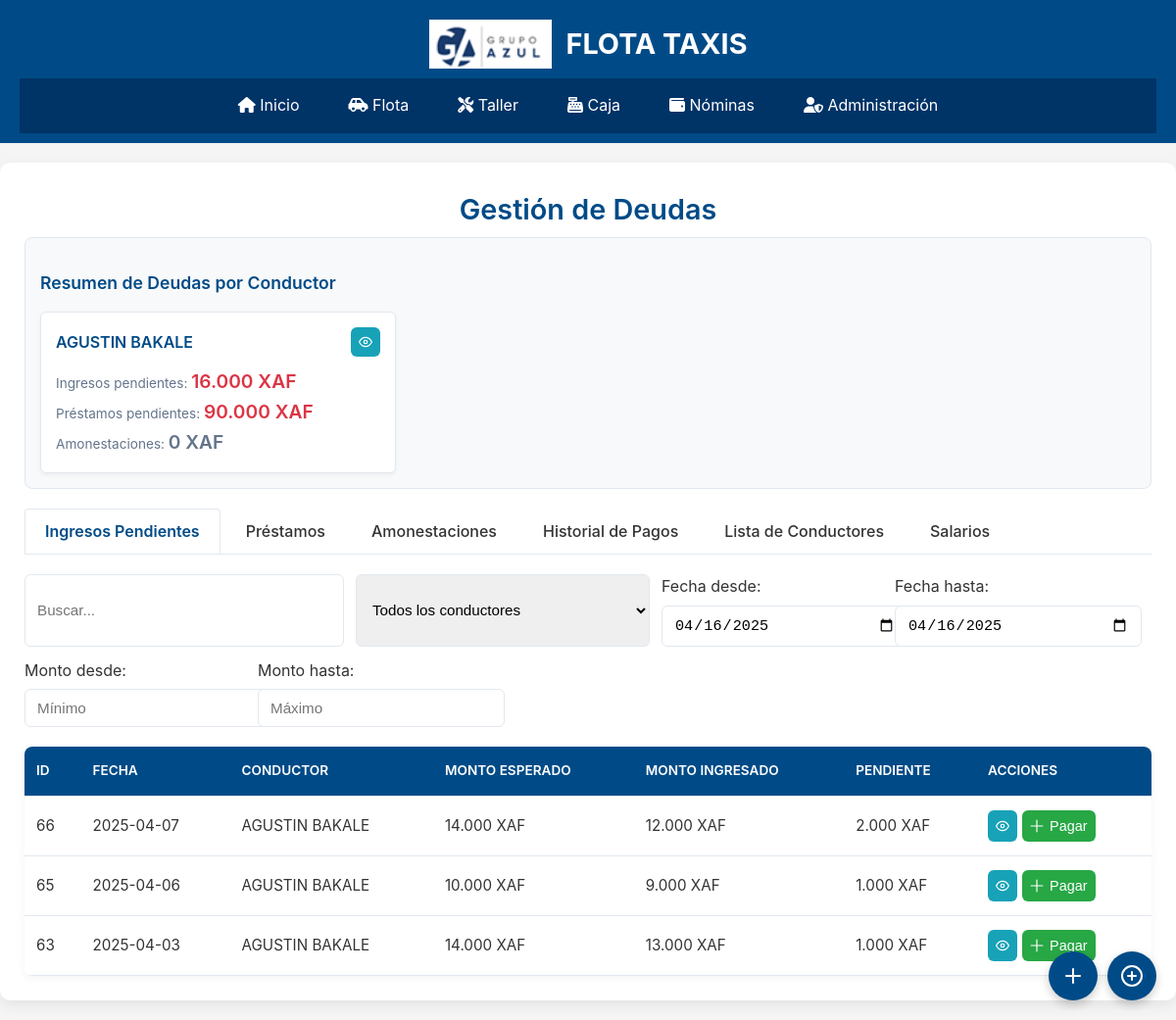
The app's page /modules/deudas/deudas.php with its own data.
### tables this page shows
CREATE TABLE `conductores` (
  `id` int(11) NOT NULL,
  `nombre` varchar(100) NOT NULL,
  `telefono` varchar(20) NOT NULL,
  `dip` varchar(20) NOT NULL,
  `vehiculo_id` int(11) DEFAULT NULL,
  `estado` enum('Activo','Inactivo') NOT NULL DEFAULT 'Activo',
  `ingreso_dia_obligatorio` int(11) NOT NULL DEFAULT 0,
  `ingreso_dia_libre` int(11) NOT NULL DEFAULT 0,
  `ingreso_obligatorio` int(11) DEFAULT NULL,
  `ingreso_libre` int(11) DEFAULT NULL,
  `imagen` varchar(255) DEFAULT NULL,
  `fecha` date DEFAULT NULL,
  `dias_por_ciclo` int(11) DEFAULT 30,
  `salario_mensual` int(11) DEFAULT NULL,
  `direccion` varchar(255) DEFAULT 'Sin dirección'
);

CREATE TABLE `ingresos` (
  `id` int(11) NOT NULL,
  `conductor_id` int(11) DEFAULT NULL,
  `fecha` date DEFAULT NULL,
  `tipo_ingreso` enum('obligatorio','libre') DEFAULT NULL,
  `monto` int(11) DEFAULT NULL,
  `monto_esperado` int(11) DEFAULT NULL,
  `monto_pendiente` int(11) DEFAULT NULL,
  `kilometros` int(11) DEFAULT NULL,
  `recorrido` int(11) DEFAULT NULL,
  `ciclo` int(11) DEFAULT NULL,
  `caja_id` int(11) DEFAULT 1,
  `monto_ingresado` decimal(10,2) NOT NULL,
  `contador_ciclo` int(11) DEFAULT 0,
  `ciclo_completado` tinyint(4) DEFAULT 0
);

### modules/deudas/deudas.php (the view, shortened to what this page needs)
<?php
include '../../layout/header.php';
require '../../config/database.php';
$resumenDeudas = $pdo->query("
    SELECT
        c.id AS conductor_id,
        c.nombre AS conductor_nombre,
        COALESCE(SUM(i.monto_pendiente), 0) AS total_pendiente,
        COALESCE(SUM(p.saldo_pendiente), 0) AS total_prestamos,
        COALESCE(SUM(CASE WHEN a.estado = 'activa' THEN a.monto ELSE 0 END), 0) AS total_amonestaciones
    FROM conductores c
    LEFT JOIN ingresos i ON c.id = i.conductor_id AND i.monto_pendiente > 0
    LEFT JOIN prestamos p ON c.id = p.conductor_id AND p.estado = 'pendiente'
    LEFT JOIN amonestaciones a ON c.id = a.conductor_id AND a.estado = 'activa'
    GROUP BY c.id, c.nombre
    HAVING total_pendiente > 0 OR total_prestamos > 0 OR total_amonestaciones > 0
")->fetchAll();
$ingresosPendientes = $pdo->query("
    SELECT i.*, c.nombre AS conductor_nombre
    FROM ingresos i
    JOIN conductores c ON i.conductor_id = c.id
    WHERE i.monto_pendiente > 0
    ORDER BY i.fecha DESC
")->fetchAll();
?>
<!DOCTYPE html>
<html lang="es">
<head>
</head>
<body>
    <div class="container">
        <h2>Gestión de Deudas</h2>
        <div class="resumen-container">
            <h3 class="resumen-title">Resumen de Deudas por Conductor</h3>
            <div class="resumen-grid">
                <?php foreach ($resumenDeudas as $resumen): ?>
                    <div class="resumen-item">
                        <div class="resumen-item-header">
                            <span class="resumen-item-title"><?= htmlspecialchars($resumen['conductor_nombre']) ?></span>
                            <button class="btn btn-ver" onclick="verDetalleConductor(<?= $resumen['conductor_id'] ?>)">
                                <svg xmlns="http://www.w3.org/2000/svg" width="14" height="14" viewBox="0 0 24 24" fill="none" stroke="currentColor" stroke-width="2" stroke-linecap="round" stroke-linejoin="round">
                                    <path d="M1 12s4-8 11-8 11 8 11 8-4 8-11 8-11-8-11-8z"></path>
                                    <circle cx="12" cy="12" r="3"></circle>
                                </svg>
                            </button>
                        </div>
                        <div class="resumen-item-details">
                            <div>Ingresos pendientes: <span class="resumen-item-value <?= $resumen['total_pendiente'] > 0 ? 'pendiente' : '' ?>">
                                <?= number_format($resumen['total_pendiente'], 0, ',', '.') ?> XAF</span></div>
                            <div>Préstamos pendientes: <span class="resumen-item-value <?= $resumen['total_prestamos'] > 0 ? 'pendiente' : '' ?>">
                                <?= number_format($resumen['total_prestamos'], 0, ',', '.') ?> XAF</span></div>
                            <div>Amonestaciones: <span class="resumen-item-value <?= $resumen['total_amonestaciones'] > 0 ? 'pendiente' : '' ?>">
                                <?= number_format($resumen['total_amonestaciones'], 0, ',', '.') ?> XAF</span></div>
                        </div>
                    </div>
                <?php endforeach; ?>
            </div>
        </div>
        <div class="tabs">
            <div class="tab active" data-tab="ingresos-pendientes">Ingresos Pendientes</div>
            <div class="tab" data-tab="prestamos">Préstamos</div>
            <div class="tab" data-tab="amonestaciones">Amonestaciones</div>
            <div class="tab" data-tab="historial">Historial de Pagos</div>
            <div class="tab" data-tab="conductores">Lista de Conductores</div>
            <div class="tab" data-tab="salarios">Salarios</div>
        </div>
        <div class="table-controls">
            <input type="text" id="searchInput" placeholder="Buscar..." class="modal__form-input">
            <select id="filterConductor" class="modal__form-input">
                <option value="">Todos los conductores</option>
            </select>
            <div class="modal__form-group">
    <label>Fecha desde:</label>
    <input type="date" id="filterFechaDesde" class="modal__form-input">
</div>
<div class="modal__form-group">
    <label>Fecha hasta:</label>
    <input type="date" id="filterFechaHasta" class="modal__form-input">
</div>
<div class="modal__form-group">
    <label>Monto desde:</label>
    <input type="number" id="filterMontoDesde" class="modal__form-input" min="0" placeholder="Mínimo">
</div>
<div class="modal__form-group">
    <label>Monto hasta:</label>
    <input type="number" id="filterMontoHasta" class="modal__form-input" min="0" placeholder="Máximo">
</div>
        </div>
        <div class="tab-content active" id="ingresos-pendientes-content">
            <div class="table-container">
                <table class="table">
                    <thead>
                        <tr>
                            <th>ID</th>
                            <th>Fecha</th>
                            <th>Conductor</th>
                            <th>Monto Esperado</th>
                            <th>Monto Ingresado</th>
                            <th>Pendiente</th>
                            <th>Acciones</th>
                        </tr>
                    </thead>
                    <tbody id="tableBodyIngresos">
                        <?php foreach ($ingresosPendientes as $ingreso): ?>
                            <tr data-conductor="<?= $ingreso['conductor_id'] ?>">
                                <td><?= $ingreso['id'] ?></td>
                                <td><?= $ingreso['fecha'] ?></td>
                                <td><?= htmlspecialchars($ingreso['conductor_nombre']) ?></td>
                                <td><?= number_format($ingreso['monto_esperado'], 0, ',', '.') ?> XAF</td>
                                <td><?= number_format($ingreso['monto_ingresado'], 0, ',', '.') ?> XAF</td>
                                <td><?= number_format($ingreso['monto_pendiente'], 0, ',', '.') ?> XAF</td>
                                <td>
                                    <div style="display: flex; gap: 5px; flex-wrap: wrap;">
                                        <button class="btn btn-ver" onclick="verIngreso(<?= $ingreso['id'] ?>)">
                                            <svg xmlns="http://www.w3.org/2000/svg" width="14" height="14" viewBox="0 0 24 24" fill="none" stroke="currentColor" stroke-width="2" stroke-linecap="round" stroke-linejoin="round">
                                                <path d="M1 12s4-8 11-8 11 8 11 8-4 8-11 8-11-8-11-8z"></path>
                                                <circle cx="12" cy="12" r="3"></circle>
                                            </svg>
                                        </button>
                                        <button class="btn btn-nuevo" onclick="abrirModalPagoIngreso(<?= $ingreso['conductor_id'] ?>, <?= $ingreso['monto_pendiente'] ?>, '<?= htmlspecialchars($ingreso['conductor_nombre']) ?>')">
                                            <svg xmlns="http://www.w3.org/2000/svg" width="14" height="14" viewBox="0 0 24 24" fill="none" stroke="currentColor" stroke-width="2" stroke-linecap="round" stroke-linejoin="round">
                                                <path d="M12 2v20M2 12h20"></path>
                                            </svg>
                                            Pagar
                                        </button>
                                    </div>
                                </td>
                            </tr>
                        <?php endforeach; ?>
                    </tbody>
                </table>
            </div>
        </div>
        <div class="action-buttons">
            <button class="action-button" onclick="abrirModalNuevoPrestamo()">
                <svg xmlns="http://www.w3.org/2000/svg" width="24" height="24" viewBox="0 0 24 24" fill="none" stroke="currentColor" stroke-width="2" stroke-linecap="round" stroke-linejoin="round">
                    <line x1="12" y1="5" x2="12" y2="19"></line>
                    <line x1="5" y1="12" x2="19" y2="12"></line>
                </svg>
            </button>
            <button class="action-button" onclick="abrirModalNuevaAmonestacion()">
                <svg xmlns="http://www.w3.org/2000/svg" width="24" height="24" viewBox="0 0 24 24" fill="none" stroke="currentColor" stroke-width="2" stroke-linecap="round" stroke-linejoin="round">
                    <circle cx="12" cy="12" r="10"></circle>
                    <line x1="12" y1="8" x2="12" y2="16"></line>
                    <line x1="8" y1="12" x2="16" y2="12"></line>
                </svg>
            </button>
        </div>
    </div>
</body>
</html>

### styles/styles.css (style rules this page uses)
body { font-family: Arial, sans-serif; margin: 0; padding: 0; background-color: #f8f9fa; color: #333; }

### modules/deudas/deudas.php (style rules this page uses)
:root { --color-primario: #004b87; --color-secundario: #003366; --color-texto: #333; --color-fondo: #f8f9fa; --color-borde: #e2e8f0; --color-exito: #28a745; --color-advertencia: #ffc107; --color-peligro: #dc3545; --color-info: #17a2b8; }
body { font-family: 'Inter', sans-serif; background-color: #f5f5f5; color: var(--color-texto); line-height: 1.6; }
.container { max-width: 1250px; margin: 20px auto; background: #fff; padding: 25px; border-radius: 10px; box-shadow: 0 5px 15px rgba(0, 0, 0, 0.08); }
h2 { margin-top:0px; color: var(--color-primario); font-size: 1.8rem; margin-bottom: 5px; text-align: center; font-weight: 600; }
.tabs { display: flex; border-bottom: 1px solid var(--color-borde); margin-bottom: 20px; }
.tab { padding: 10px 20px; cursor: pointer; border: 1px solid transparent; border-bottom: none; border-radius: 4px 4px 0 0; margin-right: 5px; font-weight: 500; transition: all 0.2s; }
.tab.active { border-color: var(--color-borde); border-bottom-color: #fff; background: #fff; color: var(--color-primario); font-weight: 600; }
.tab-content { display: none; }
.tab-content.active { display: block; }
.table-container { overflow-x: auto; margin-top: 20px; border-radius: 8px; box-shadow: 0 2px 10px rgba(0, 0, 0, 0.05); }
.table { width: 100%; border-collapse: collapse; min-width: 800px; }
.table th, .table td { padding: 14px 12px; text-align: left; border-bottom: 1px solid var(--color-borde); }
.table th { background-color: var(--color-primario); color: white; font-weight: 600; text-transform: uppercase; font-size: 0.85rem; position: sticky; top: 0; }
.table td { background-color: #fff; font-size: 0.95rem; transition: all 0.2s ease; }
.btn { padding: 8px 8px; border-radius: 6px; border: none; cursor: pointer; font-size: 0.9rem; transition: all 0.3s ease; display: inline-flex; align-items: center; gap: 6px; font-weight: 500; }
.btn-nuevo { background-color: var(--color-exito); color: white; }
.btn-ver { background-color: var(--color-info); color: white; }
.table-controls { display: flex; gap: 12px; margin-bottom: 20px; flex-wrap: wrap; }
.table-controls input, .table-controls select { flex: 1; min-width: 200px; max-width: 300px; padding: 10px 12px; border: 1px solid var(--color-borde); border-radius: 6px; font-size: 0.95rem; }
.modal__form-group { display: flex; flex-direction: column; gap: 6px; }
.modal__form-input { padding: 10px 12px; border: 1px solid var(--color-borde); border-radius: 6px; font-size: 0.95rem; transition: border-color 0.2s ease; width: 100%; }
.action-buttons { position: fixed; bottom: 20px; right: 20px; display: flex; gap: 10px; z-index: 100; }
.action-button { width: 50px; height: 50px; border-radius: 50%; background: var(--color-primario); color: white; display: flex; align-items: center; justify-content: center; box-shadow: 0 4px 10px rgba(0, 0, 0, 0.2); cursor: pointer; transition: all 0.3s; border: none; }
.resumen-container { background: #f8f9fa; border-radius: 8px; padding: 15px; margin-bottom: 20px; border: 1px solid var(--color-borde); }
.resumen-title { color: var(--color-primario); margin-bottom: 15px; font-size: 1.1rem; font-weight: 600; }
.resumen-grid { display: grid; grid-template-columns: repeat(auto-fill, minmax(300px, 1fr)); gap: 15px; }
.resumen-item { background: white; border-radius: 6px; padding: 15px; box-shadow: 0 2px 5px rgba(0,0,0,0.05); border: 1px solid var(--color-borde); }
.resumen-item-header { display: flex; justify-content: space-between; align-items: center; margin-bottom: 10px; }
.resumen-item-title { font-weight: 600; color: var(--color-primario); }
.resumen-item-value { font-size: 1.2rem; font-weight: 600; }
.resumen-item-value.pendiente { color: var(--color-peligro); }
.resumen-item-details { font-size: 0.85rem; color: #64748b; }

### records on screen
conductores: nombre "AGUSTIN BAKALE", total_pendiente "16.000", total_prestamos "90.000", total_amonestaciones "0"
ingresos: id "66", fecha "2025-04-07", conductor.nombre "AGUSTIN BAKALE", monto_esperado "14.000", monto_ingresado "12.000", monto_pendiente "2.000"
ingresos: id "65", fecha "2025-04-06", conductor.nombre "AGUSTIN BAKALE", monto_esperado "10.000", monto_ingresado "9.000", monto_pendiente "1.000"
ingresos: id "63", fecha "2025-04-03", conductor.nombre "AGUSTIN BAKALE", monto_esperado "14.000", monto_ingresado "13.000", monto_pendiente "1.000"
